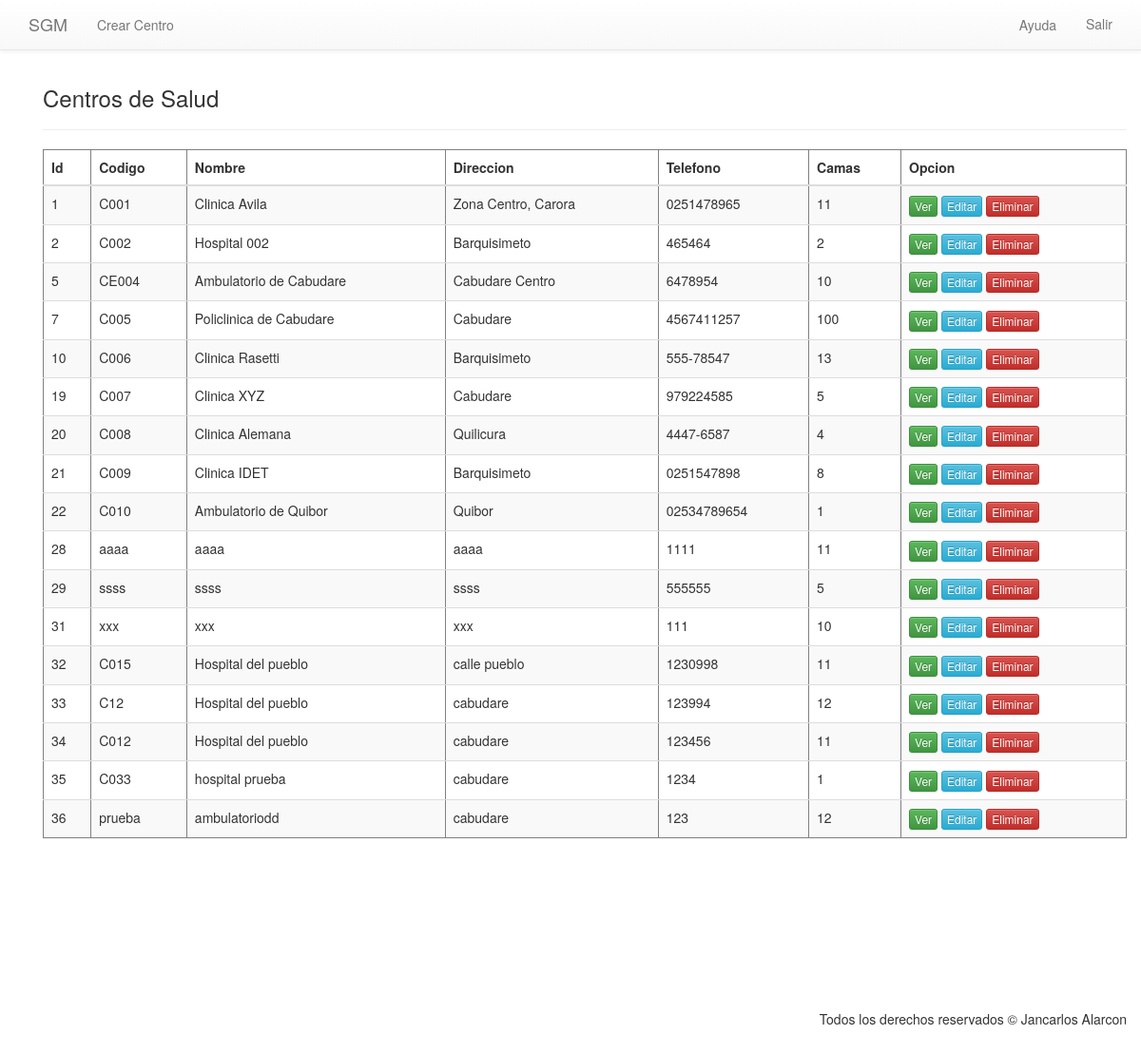
The app's page /index.php?cargar=centros_inicio (signed in), older data.
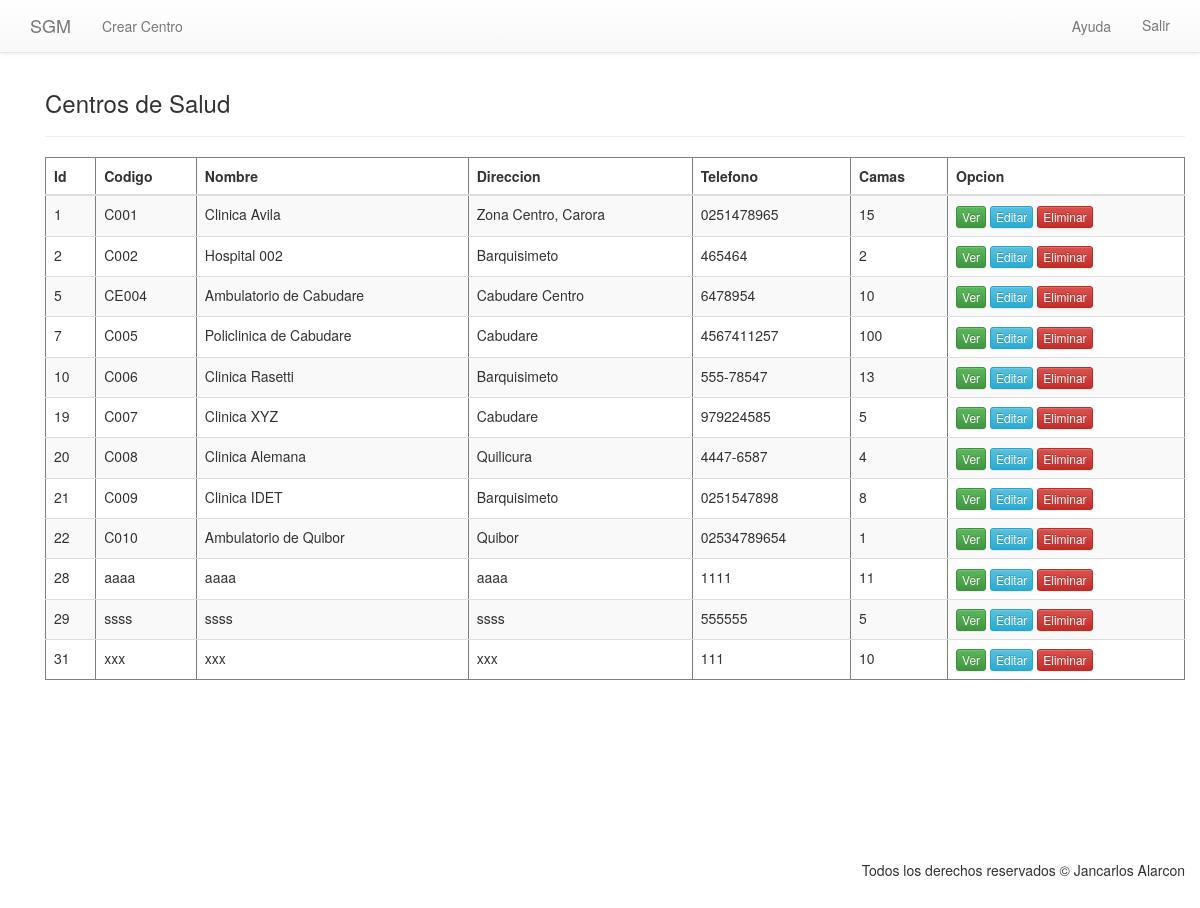
The same page, newer data.
### tables this page shows
CREATE TABLE IF NOT EXISTS `centros` (
  `id` int(11) NOT NULL AUTO_INCREMENT,
  `codigo` varchar(10) NOT NULL,
  `nombre` varchar(100) NOT NULL,
  `direccion` varchar(150) NOT NULL,
  `telefono` varchar(12) NOT NULL,
  `camas` int(11) NOT NULL,
  PRIMARY KEY (`id`)
);

### clases/Conexion.php (called while the page is built, shortened)
<?php
    class Conexion{
        public function __construct(){
            $this->bd = "sgmdb";
        }
        public function consultaRetorno($sql)
        {
            $consulta = mysql_query($sql) or die($sql."<br/><br/>".mysql_error());
            return $consulta;
        }
    }
?>

### modulos/ControladorCentros.php (called while the page is built, shortened)
<?php
    include_once("clases/Centro.php");
    class controladorCentros{
        private $centro;
        public function __construct(){
            $this->centro = new Centro();
        }
        public function index(){
            $resultado = $this->centro->listar();
            return $resultado;
        }
    }
?>

### clases/Centro.php (called while the page is built, shortened)
    <?php
    include_once('Conexion.php');
    class Centro{
        private $con;
        public function __construct(){
            $this->con = new Conexion();
        }
        public function listar(){
            $sql = "SELECT * FROM centros";
            $resultado = $this->con->consultaRetorno($sql);
            return $resultado;
        }
    }
?>

### vistas/centros/centros_inicio.php (the view, shortened to what this page needs)
<?php
	$controladorCentros = new controladorCentros();
	$resultadoCentros = $controladorCentros->index();
?>
<nav class="navbar navbar-default navbar-fixed-top">
	<div class="container">
	  <div class="navbar-header">
	    <a class="navbar-brand" href="index.php">SGM</a>
	  </div>
	  <div id="navbar" class="navbar-collapse collapse">
	  	<ul class="nav navbar-nav">
	  		<li>
	  			<a href="#nuevo" role="button" class="btn" data-toggle="modal" data-target="#ModalCrearCentro">Crear Centro</a>
	      	</li>
	  	</ul>
	    <ul class="nav navbar-nav navbar-right">
	    	<li>
				<a href="#nuevo" role="button" class="btn" data-toggle="modal" data-target="#ModalAyuda">Ayuda</a>
			</li>
	       	<li>
				<a href="clases/cerrar_sesion.php">Salir</a>
	        </li>
	    </ul>
	  </div>
	</div>
</nav>
<div class="row-fluid">
	<div class="container">
		<h3>Centros de Salud</h3>
		<hr>
		<table border="1" align="center" class="table table-striped">
			<thead>
				<th>Id</th>
				<th>Codigo</th>
				<th>Nombre</th>
				<th>Direccion</th>
				<th>Telefono</th>
				<th>Camas</th>
				<th>Opcion</th>
			</thead>
			<tbody>
				<?php while($row_centro = mysql_fetch_array($resultadoCentros)): ?>
					<tr>
						<td><?php echo $row_centro['id']; ?></td>
						<td><?php echo $row_centro['codigo']; ?></td>
						<td><?php echo $row_centro['nombre']; ?></td>
						<td><?php echo $row_centro['direccion']; ?></td>
						<td><?php echo $row_centro['telefono']; ?></td>
						<td><?php echo $row_centro['camas']; ?></td>
						<td>
							<a class="btn btn-xs btn-success" href="?cargar=centros_ver&id=<?php echo $row_centro['id']; ?>" role="button">Ver</a>
							<a class="btn btn-xs btn-info" href="?cargar=centros_editar&id=<?php echo $row_centro['id']; ?>" role="button">Editar</a>
							<a class="btn btn-xs btn-danger" href="?cargar=centros_eliminar&id=<?php echo $row_centro['id']; ?>" role="button">Eliminar</a>
						</td>
					</tr>
				<?php endwhile; ?>
			</tbody>
		</table>
	</div>
</div>

### index.php (shortened to what this page needs)
<?php
    if(isset($_SESSION['usuario'])){
        include_once("modulos/Enrutador.php");
        include_once("modulos/ControladorCentros.php");
    }else{
        header('Location: login.php');
    }
?>
<!DOCTYPE HTML>
<html>
    <head>
        <link rel="stylesheet" href="css/bootstrap.min.css">
        <link rel="stylesheet" href="css/bootstrap-theme.min.css">
        <link rel="stylesheet" href="css/navbar-fixed-top.css">
        <link rel="stylesheet" href="css/alertify.core.css">
        <link rel="stylesheet" href="css/alertify.default.css">
    </head>
    <body>
        <div class="container">
            <section>
                <?php
                    $enrutador = new Enrutador();
                    if($enrutador->validarGET($_GET['cargar'])){
                        $enrutador->cargarVista($_GET['cargar']);
                    }
                ?>
            </section>
            <br>
            <br>
            <br>
            <br>
            <br>
            <br>
            <br>
            <br>
            <footer>
                <div class="container">
                    <ul class="nav nav-pills nav-stacked pull-right copy">
                        <li>Todos los derechos reservados &copy Jancarlos Alarcon</li>
                    </ul>
                </div>
            </footer>
        </div>
        <link rel="stylesheet" href="css/alertify.core.css">
        <link rel="stylesheet" href="css/alertify.default.css">
    </body>
</html>

### modulos/Enrutador.php (shortened to what this page needs)
<?php
    class Enrutador{
        public function cargarVista($vista){
            switch($vista):
                case "centros_inicio":
                    include_once('vistas/centros/' . $vista . '.php');
                    break;
            endswitch;
        }
        public function validarGET($variable){
            if(empty($variable)){
                include_once('vistas/panel_control.php');
            }else{
                return true;
            }
        }
    }
?>

### css/navbar-fixed-top.css (style rules this page uses)
body { min-height: 2000px; padding-top: 70px; }

Row changes from the older to the newer data that the page shows:
removed centros: id "32", codigo "C015", nombre "Hospital del pueblo", direccion "calle pueblo", telefono "1230998", camas "11"
removed centros: id "33", codigo "C12", nombre "Hospital del pueblo", direccion "cabudare", telefono "123994", camas "12"
removed centros: id "34", codigo "C012", nombre "Hospital del pueblo", direccion "cabudare", telefono "123456", camas "11"
removed centros: id "35", codigo "C033", nombre "hospital prueba", direccion "cabudare", telefono "1234", camas "1"
removed centros: id "36", codigo "prueba", nombre "ambulatoriodd", direccion "cabudare", telefono "123", camas "12"
changed centros "Clinica Avila": camas "11" → "15"
